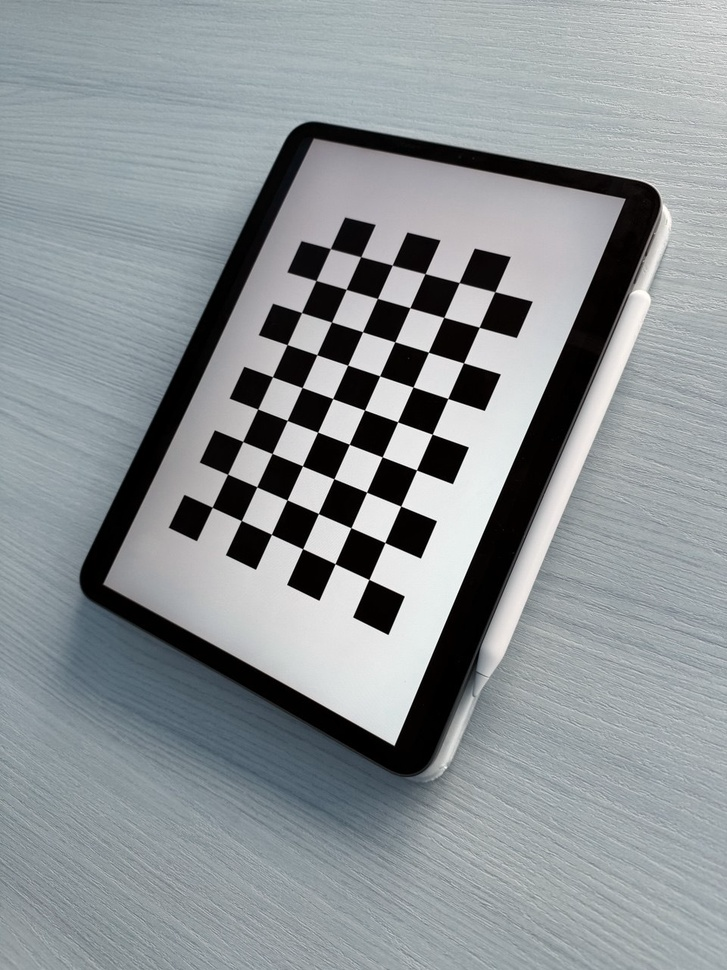
#> input picture assets/calibration/calibration_00.jpg, 727 x 970 px, shrunk from 960 x 1280 before the run; its folder holds only this picture in this run
$ jupyter execute calibration.ipynb   (older library calls are emulated)
#> lines starting #> are read from the running program, lines starting #| are printed output that depends on the picture; long printed decimals are rounded
[cell 1]
import os

import cv2
import matplotlib.pyplot as plt
import numpy as np

[cell 2]
# Load the images for calibration
path = '../assets/calibration'
images = {}
for filename in sorted(os.listdir(path)):
    if filename.endswith('.jpg'):
        img = cv2.imread(os.path.join(path, filename), cv2.IMREAD_COLOR_RGB)
#> img is the input picture: shape (970, 727, 3); mean B, G, R 149.3, 146.3, 140.3
        images[filename] = img

print(f'Loaded {len(images)} images for calibration.')
#| Loaded 1 images for calibration.

# Display the images (there should be 15, so 3 rows, 5 columns)
fig, axs = plt.subplots(3, 5, figsize=(10, 6))
for i, (filename, img) in enumerate(images.items()):
    ax = axs[i // 5, i % 5]
    ax.imshow(img, cmap='gray')
    ax.set_title(filename)
    ax.axis('off')
#> this loop made 1 pass
#> filename on pass 1: 'calibration_00.jpg'
plt.tight_layout()
plt.show()

[cell 3]
# Termination criteria
criteria = (cv2.TERM_CRITERIA_EPS + cv2.TERM_CRITERIA_MAX_ITER, 30, 0.001)

# Prepare object points, like (0,0,0), (1,0,0), (2,0,0) ....,(6,5,0)
objp = np.zeros((6*9,3), np.float32)
objp[:,:2] = np.mgrid[0:9,0:6].T.reshape(-1,2)

# Arrays to store object points and image points from all the images
objpoints = [] # 3D point in real world space
imgpoints = [] # 2D points in image plane

for name, image in images.items():
    print(f'Processing {name}...', end='')

    # Find the chess board corners
    ret, corners = cv2.findChessboardCorners(image, (9,6), None)

    # If found, add object points, image points (after refining them)
    if ret:
        print(' -> Found corners.')

        objpoints.append(objp)

        # Refine the corners
        corners2 = cv2.cornerSubPix(cv2.cvtColor(image, cv2.COLOR_RGB2GRAY), corners, (11,11), (-1,-1), criteria)
        imgpoints.append(corners2)

        # Draw and display the corners
        cv2.drawChessboardCorners(image, (9,6), corners2, ret)
        cv2.imshow('img', image)
        cv2.waitKey()
    else:
        print(' -> No corners found.')
#> this loop made 1 pass
#> (printed output is left out)
#> pass 1, `cv2.imshow('img', image)`:
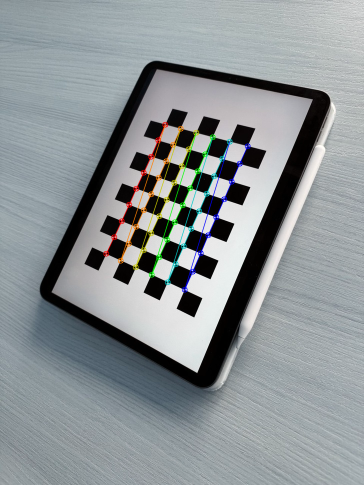
#> window 'img': shape (970, 727, 3) (shown at 1/2 size); mean B, G, R 149, 146.6, 140.3
#> after the loop, imgpoints = 1 item; objpoints = 1 item

cv2.destroyAllWindows()

[cell 4]
# Load the first image
sample_img = images[list(images.keys())[0]]

# Get the image size (width, height)
image_size = sample_img.shape[1], sample_img.shape[0]

# 1. Calibrate camera
ret, mtx, dist, rvecs, tvecs = cv2.calibrateCamera(
    objpoints, imgpoints, image_size, None, None
)
#> ret = 0.0459; mtx = [[589.6, 0, 389.4], [0, 591.9, 504.7], [0, 0, 1]]; dist = [[0.117, -0.0531, 0.00159, 0.00528, -0.273]]; rvecs = ([-0.334, 0.124, -1.16],); tvecs = ([-4.9, 0.0671, 16.38],)
print("RMS reprojection error:", ret)
#| RMS reprojection error: 0.04585

# 2. Refine camera matrix
new_mtx, roi = cv2.getOptimalNewCameraMatrix(mtx, dist, image_size, 1, image_size)
#> new_mtx = [[476.4, 0, 331.7], [0, 357.1, 508.3], [0, 0, 1]]; roi = (20, 204, 575, 585)

# 3. Build undistort maps (if streaming)
mapx, mapy = cv2.initUndistortRectifyMap(
    mtx, dist, None, new_mtx, image_size, cv2.CV_32FC1
)
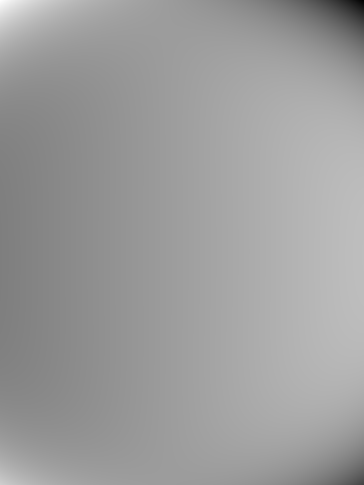
#> mapx: shape (970, 727) float32 (shown at 1/2 size); min -1798.2, max 1778.6, mean 401.8; drawn with min black and max white
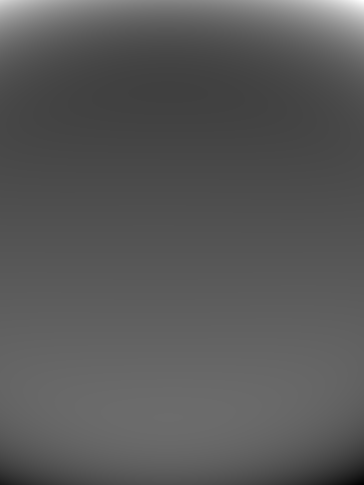
#> mapy: shape (970, 727) float32 (shown at 1/2 size); min -1433.7, max 4298.4, mean 561.8; drawn with min black and max white

# 4. Undistort a sample
undist = cv2.remap(sample_img, mapx, mapy, cv2.INTER_LINEAR)
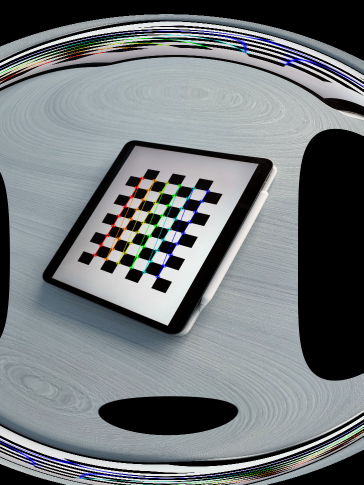
#> undist: shape (970, 727, 3) (shown at 1/2 size); mean B, G, R 121.5, 119, 114
x,y,w,h = roi
#> x = 20; y = 204; w = 575; h = 585
undist = undist[y:y+h, x:x+w]
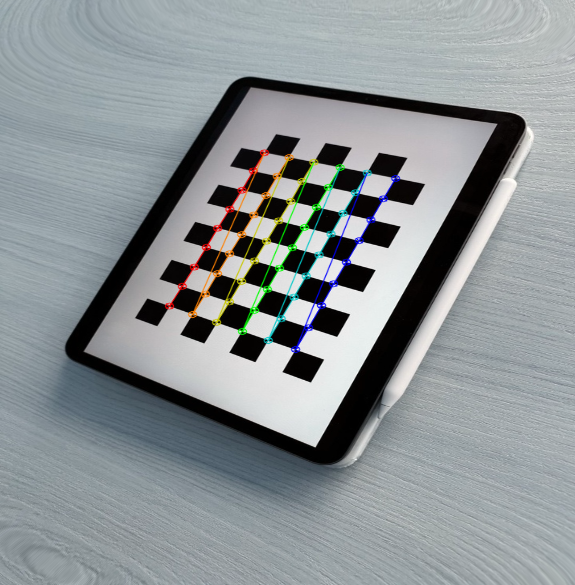
#> undist: shape (585, 575, 3); mean B, G, R 149.5, 147, 140.7

cv2.imshow('undistorted', undist)
cv2.waitKey(0)
cv2.destroyAllWindows()

[cell 5]
import json

def save_calibration_json(filename, camera_matrix, dist_coeff, image_size):
#> called with filename = '../assets/camera_calibration.json', camera_matrix = array of shape (3, 3), dist_coeff = array of shape (1, 5), image_size = (727, 970)
    data = {
        'camera_matrix': camera_matrix.tolist(),
        'dist_coeff': dist_coeff.tolist(),
        'image_size': list(image_size)
    }
#> data = {'camera_matrix': [[589.6, 0, 389.4], [0, 591.9, 504.7], [0, 0, 1]], 'dist_coeff': [[0.117, -0.0531, 0.00159, 0.00528, -0.273]], 'image_size': [727, 970]}

    with open(filename, 'w') as f:
        json.dump(data, f, indent=2)


def load_calibration_json(filename):
    with open(filename) as f:
        data = json.load(f)

    camera_matrix = np.array(data['camera_matrix'])
    dist_coeff = np.array(data['dist_coeff'])
    image_size = tuple(data['image_size'])

    return camera_matrix, dist_coeff, image_size

$ run again, on assets/calibration/calibration_04.jpg
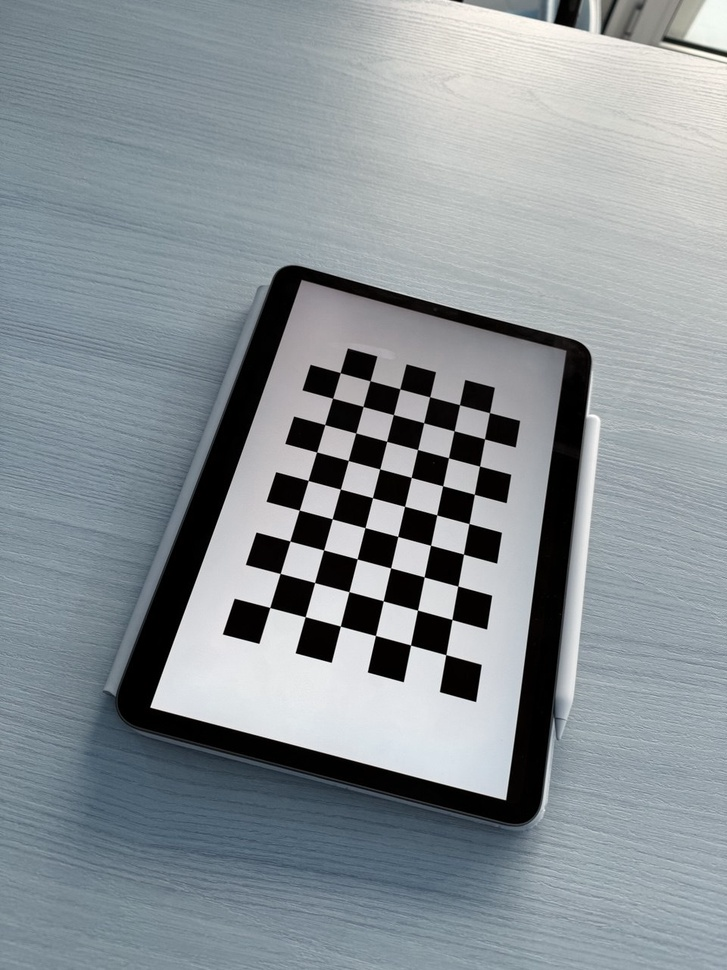
#> input picture assets/calibration/calibration_04.jpg, 727 x 970 px, shrunk from 960 x 1280 before the run
#> img is the input picture: shape (970, 727, 3); mean B, G, R 149.5, 144.7, 136.9
#| Loaded 1 images for calibration.
#> the loop `for i, (filename, img) in enumerate(images.items()):` made 1 pass
#> filename on pass 1: 'calibration_04.jpg'
#> the loop `for name, image in images.items():` made 1 pass
#> (printed output is left out)
#> after the loop `for name, image in images.items():`: imgpoints = 1 item
#> `ret, mtx, dist, rvecs, tvecs = cv2.calibrateCamera( objpoints, imgpoin..`: ret = 0.0489; mtx = [[699.6, 0, 355.6], [0, 696.3, 483.2], [0, 0, 1]]; dist = [[0.133, 0.746, -0.000397, -0.0029, -8.35]]; rvecs = ([-0.275, -0.377, -1.29],); tvecs = ([-2.35, 3.42, 19.33],)
#| RMS reprojection error: 0.04885
#> new_mtx = [[496.6, 0, 463.1], [0, 696.3, 483.2], [0, 0, 1]]; roi = (211, 0, 515, 969)
#> `undist = cv2.remap(sample_img, mapx, mapy, cv2.INTER_LINEAR)`:
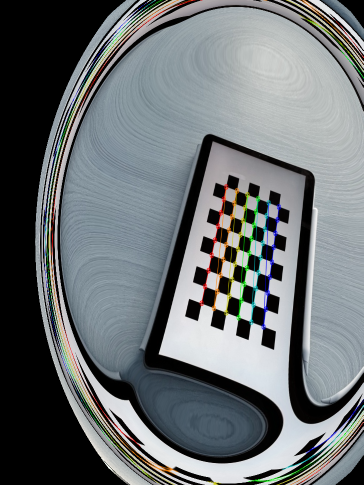
#> undist: shape (970, 727, 3) (shown at 1/2 size); mean B, G, R 114.8, 112.5, 107.3
#> x = 211; y = 0; w = 515; h = 969
#> `undist = undist[y:y+h, x:x+w]`:
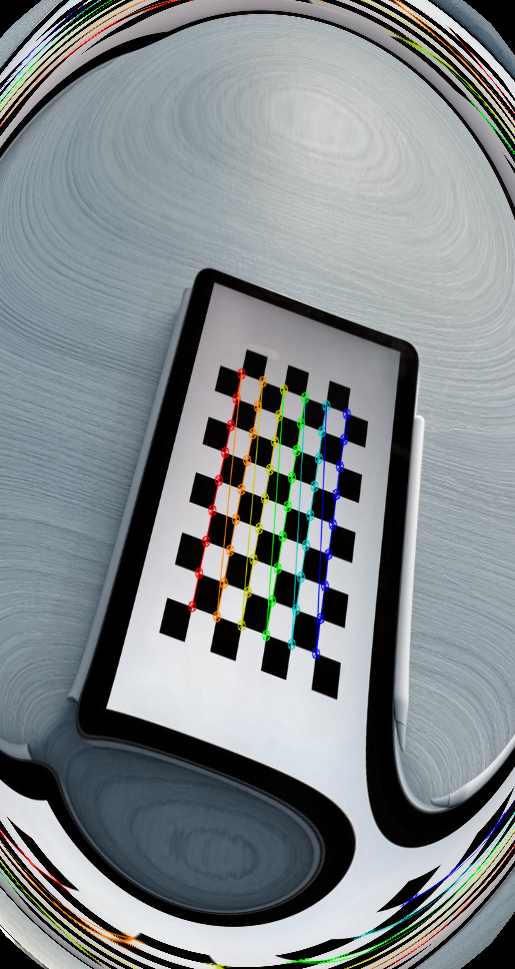
#> undist: shape (969, 515, 3); mean B, G, R 138.7, 136, 129.9
#> data = {'camera_matrix': [[699.6, 0, 355.6], [0, 696.3, 483.2], [0, 0, 1]], 'dist_coeff': [[0.133, 0.746, -0.000397, -0.0029, -8.35]], 'image_size': [727, 970]}
